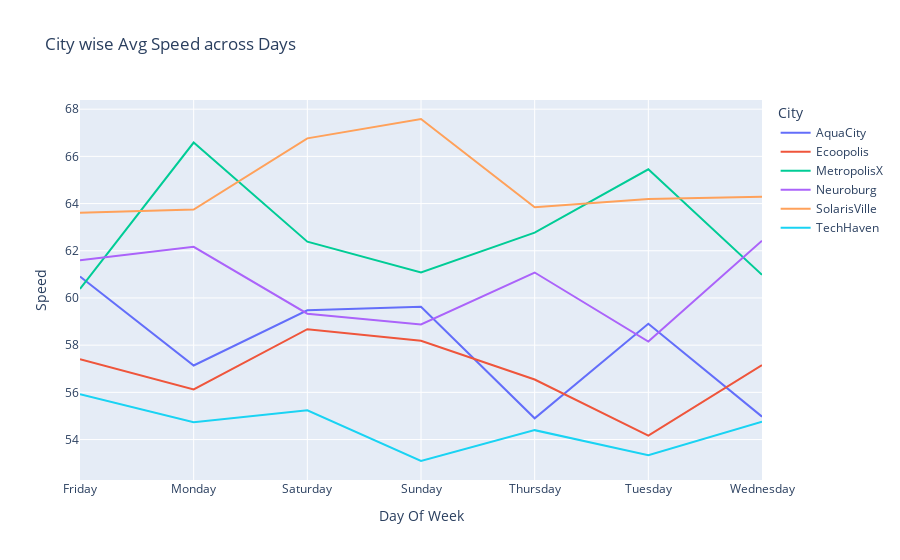

The notebook cell saved with this chart:
### Code cell
fig = px.line(df.groupby(["Day Of Week","City"])["Speed"].mean().reset_index(),
              x="Day Of Week", y="Speed", color="City", title="City wise Avg Speed across Days")
fig.show()

### Figure 1 — Plotly figure (JSON) as saved in the notebook; plotly's stock layout.template omitted (floating-point values rounded to 4 significant figures)
{"data": [{"hovertemplate": "City=AquaCity<br>Day Of Week=%{x}<br>Speed=%{y}<extra></extra>", "legendgroup": "AquaCity", "line": {"color": "#636efa", "dash": "solid"}, "marker": {"symbol": "circle"}, "mode": "lines", "name": "AquaCity", "orientation": "v", "showlegend": true, "type": "scatter", "x": ["Friday", "Monday", "Saturday", "Sunday", "Thursday", "Tuesday", "Wednesday"], "xaxis": "x", "y": [60.91, 57.14, 59.48, 59.63, 54.9, 58.9, 54.97], "yaxis": "y"}, {"hovertemplate": "City=Ecoopolis<br>Day Of Week=%{x}<br>Speed=%{y}<extra></extra>", "legendgroup": "Ecoopolis", "line": {"color": "#EF553B", "dash": "solid"}, "marker": {"symbol": "circle"}, "mode": "lines", "name": "Ecoopolis", "orientation": "v", "showlegend": true, "type": "scatter", "x": ["Friday", "Monday", "Saturday", "Sunday", "Thursday", "Tuesday", "Wednesday"], "xaxis": "x", "y": [57.4, 56.12, 58.68, 58.19, 56.54, 54.17, 57.15], "yaxis": "y"}, {"hovertemplate": "City=MetropolisX<br>Day Of Week=%{x}<br>Speed=%{y}<extra></extra>", "legendgroup": "MetropolisX", "line": {"color": "#00cc96", "dash": "solid"}, "marker": {"symbol": "circle"}, "mode": "lines", "name": "MetropolisX", "orientation": "v", "showlegend": true, "type": "scatter", "x": ["Friday", "Monday", "Saturday", "Sunday", "Thursday", "Tuesday", "Wednesday"], "xaxis": "x", "y": [60.38, 66.59, 62.39, 61.08, 62.77, 65.45, 60.98], "yaxis": "y"}, {"hovertemplate": "City=Neuroburg<br>Day Of Week=%{x}<br>Speed=%{y}<extra></extra>", "legendgroup": "Neuroburg", "line": {"color": "#ab63fa", "dash": "solid"}, "marker": {"symbol": "circle"}, "mode": "lines", "name": "Neuroburg", "orientation": "v", "showlegend": true, "type": "scatter", "x": ["Friday", "Monday", "Saturday", "Sunday", "Thursday", "Tuesday", "Wednesday"], "xaxis": "x", "y": [61.6, 62.17, 59.33, 58.88, 61.08, 58.15, 62.43], "yaxis": "y"}, {"hovertemplate": "City=SolarisVille<br>Day Of Week=%{x}<br>Speed=%{y}<extra></extra>", "legendgroup": "SolarisVille", "line": {"color": "#FFA15A", "dash": "solid"}, "marker": {"symbol": "circle"}, "mode": "lines", "name": "SolarisVille", "orientation": "v", "showlegend": true, "type": "scatter", "x": ["Friday", "Monday", "Saturday", "Sunday", "Thursday", "Tuesday", "Wednesday"], "xaxis": "x", "y": [63.61, 63.75, 66.76, 67.58, 63.84, 64.2, 64.29], "yaxis": "y"}, {"hovertemplate": "City=TechHaven<br>Day Of Week=%{x}<br>Speed=%{y}<extra></extra>", "legendgroup": "TechHaven", "line": {"color": "#19d3f3", "dash": "solid"}, "marker": {"symbol": "circle"}, "mode": "lines", "name": "TechHaven", "orientation": "v", "showlegend": true, "type": "scatter", "x": ["Friday", "Monday", "Saturday", "Sunday", "Thursday", "Tuesday", "Wednesday"], "xaxis": "x", "y": [55.92, 54.73, 55.24, 53.09, 54.4, 53.33, 54.75], "yaxis": "y"}], "layout": {"legend": {"title": {"text": "City"}, "tracegroupgap": 0}, "title": {"text": "City wise Avg Speed across Days"}, "xaxis": {"anchor": "y", "domain": [0, 1], "title": {"text": "Day Of Week"}}, "yaxis": {"anchor": "x", "domain": [0, 1], "title": {"text": "Speed"}}}}
